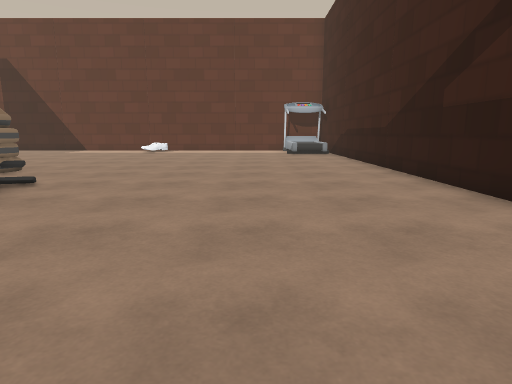
view 1 (above)

17 first-person views from a walk through a Unity game level. The camera is 1.2 m above the floor, tilts 10° down and sees 75° across. The floor is counted in squares, 1 m on a side. Each view is taken from the middle of a square. On the plan, view 1 faces up. The plan holds only what a view shows up to about 14 squares ahead; the rest is blank. The place goes on beyond the plan. The player character is not drawn. Some animated figures are not drawn.

view 2
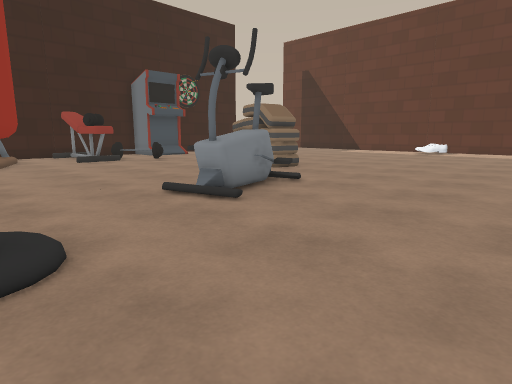

view 3
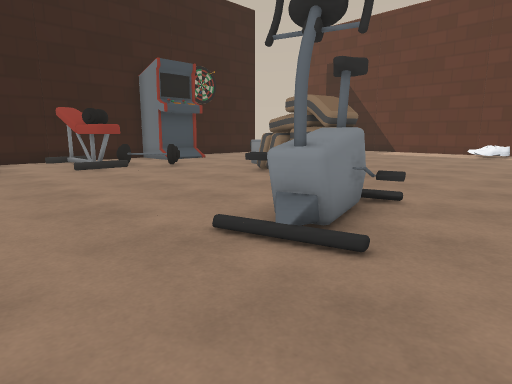

view 4
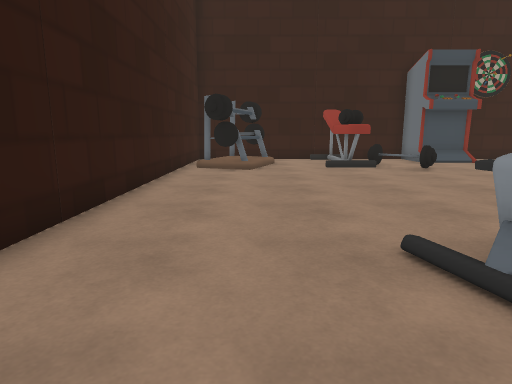

view 5
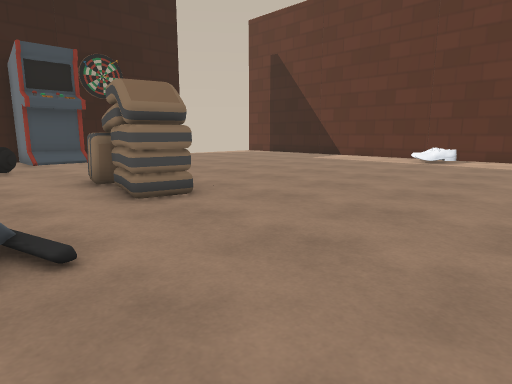

view 6
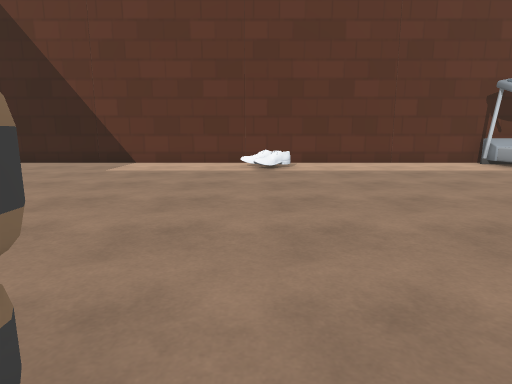

view 7
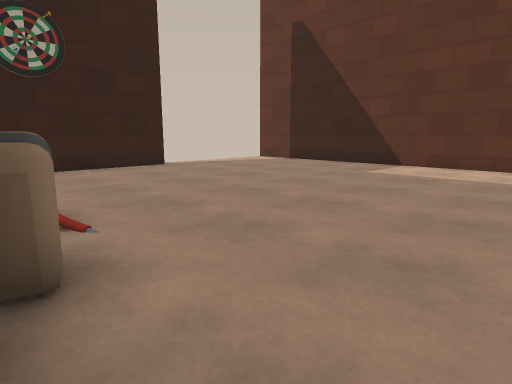

view 8
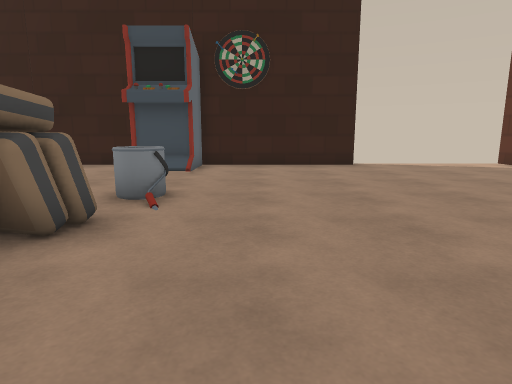

view 9
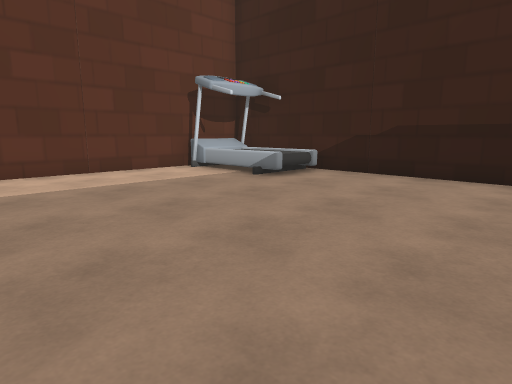

view 10
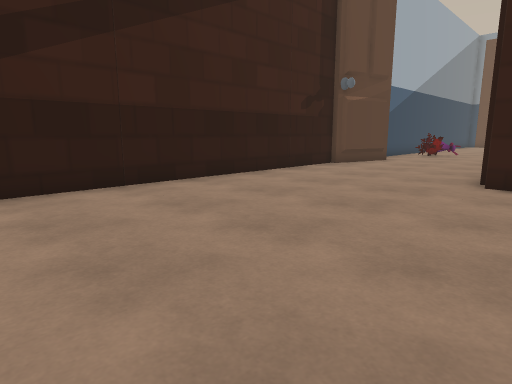

view 11
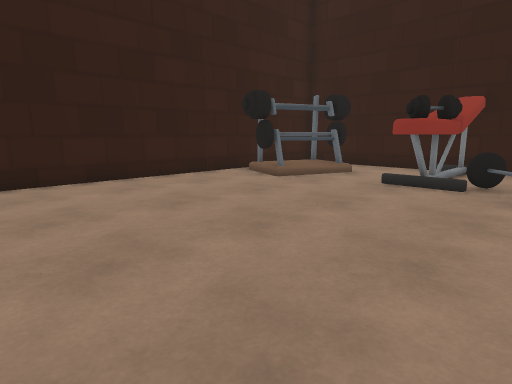

view 12
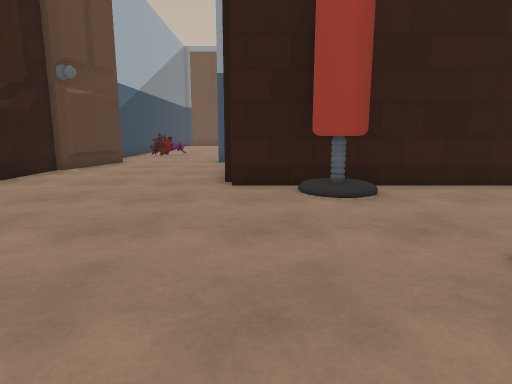

view 13
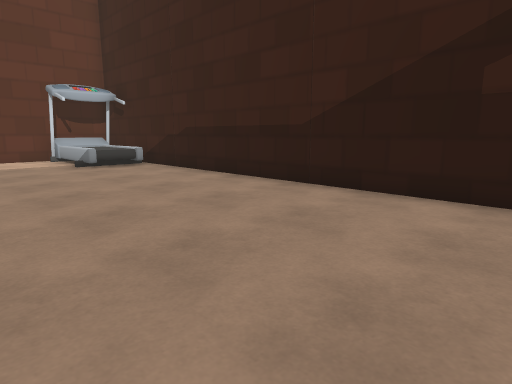

view 14
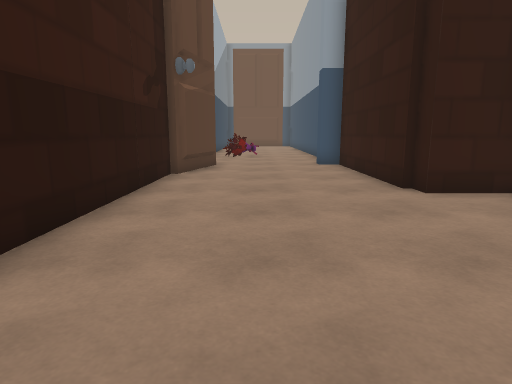

view 15
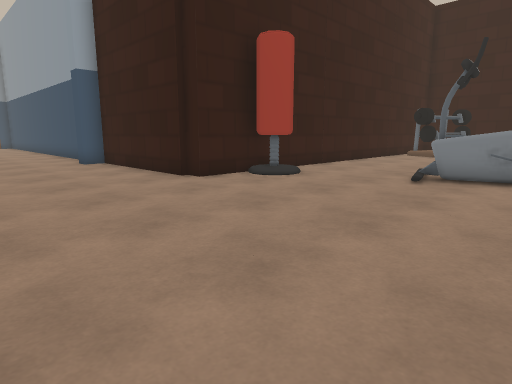

view 16
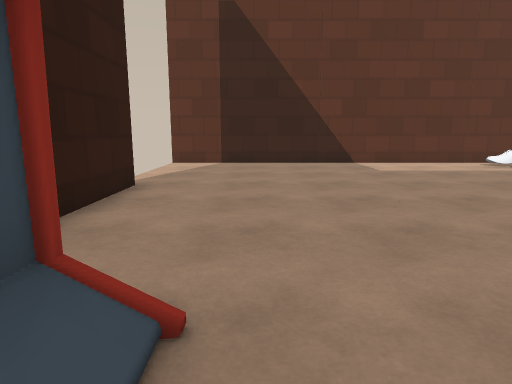

view 17
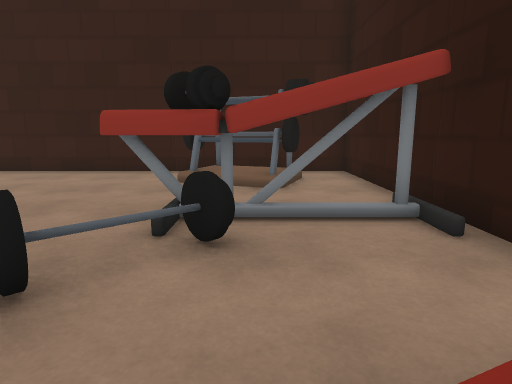

### Floor plan
Points are (right, up) in squares from view 1. A wall is a line through its corners. A room is listed if a view was taken in it or the views show most of it. See-through windows are left out.
Room 1 (views 1, 2, 3, 4, 5, 6, 7, 8, 9, 10, 11, 12, 13, 14, 15, 16, 17)
walls: (-7.5, 10.8) (-7.7, 9.6); (-7.7, 10.8) (-8, 9.6) (-8.2, 9.6); (-8, 9.7) (-10.6, 10.3); (-8.7, 10.5) (-8.8, 9.9); (-9.7, 10.2) (-9.9, 9.7); (-10.1, 11.9) (-9.5, 11.6); (-10.2, 11.7) (-9.6, 11.5); (-10.4, 11.4) (-9.6, 11.2); (-10.4, 11.8) (-9.6, 11.8); (-10.4, 11.8) (-9.5, 11.6); (-15.2, 6.1) (-14.9, 6.4) (-14.7, 6.2) (-15, 5.9); (-16.9, 9.9) (-18.8, 9.9) (-18.8, 1.5); (-14, 2.6) (-14.4, 1.6); (-1.2, -0.2) (-1.2, -5.9); (-16.4, 2.8) (-14.6, 2.2); (-17.1, 2.5) (-16.8, 3.3) (-14.5, 2.5); (-15.1, 0.3) (-1.4, 0.3) (-1.4, -0.4); (2, 22.6) (1.9, 23.2); (-18.8, 17.8) (-18.8, 11.9) (-17.2, 11.9) (-17.2, 9.9); (4.6, -3) (4.6, 23.7) (-19.5, 23.7); (-0.5, -5.9) (-0.5, -6.5); (3.4, -5.9) (4.2, -2.8)
low walls: (-9.8, 9.9) (-10.6, 9.9); (-9.9, 9.7) (-10.9, 9.9); (-12.3, 12.3) (-11.9, 12); (-14.3, 9.1) (-13.8, 8.6) (-14.1, 8.4); (-15.7, 7.8) (-15.2, 7.4); (2.1, 19.2) (2.1, 23.4); (-15.9, 3.5) (-15.4, 3.3); (3.8, 19.2) (3.8, 22); (-16.6, 3.1) (-16.3, 3.5); (3.9, 22.6) (2, 22.6)
ways out: opening at (-18, 2.5) to room 2; gap at (-15, 1) to room 2
objects: bench (-18, 6) to (-14, 7); other object (-6, 5) to (-5, 7); other object (-6, 22); other object (-4, 1) to (-3, 2)
Room 2 (no view inside)
walls: (-18.8, 1.5) (-18.8, 0.3) (-15.1, 0.3); (-16.3, 3.4) (-16.9, 1.9)
ways out: opening at (-18, 2.5) to room 1; gap at (-15, 1) to room 1

Where each view was taken, in squares from view 1:
view 1: 0 up, 0 right, facing up
view 2: 1 up, 0 right, facing up-left
view 3: 2 up, 3 left, facing up-left
view 4: 3 up, 3 left, facing left
view 5: 7 up, 2 left, facing up-left
view 6: 10 up, 7 left, facing up
view 7: 11 up, 7 left, facing up-left
view 8: 14 up, 6 left, facing left
view 9: 13 up, 5 left, facing up-right
view 10: 9 up, 3 left, facing down-right
view 11: 9 up, 7 left, facing down-left
view 12: 8 up, 2 left, facing down
view 13: 7 up, 2 left, facing up-right
view 14: 7 up, 2 right, facing down
view 15: 8 up, 4 right, facing down-left
view 16: 10 up, 16 left, facing up
view 17: 11 up, 16 left, facing down
